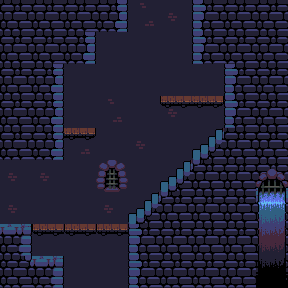

Tiled map render using the project's own tile images. Description and the map definition, with tile-layer contents summarised, below:
An orthogonal 9x9 tile map with 32x32 px tiles, 4 tile layers (Background, Foreground, Sensor, Decoration), 2 tilesets.

<map version="1.0" orientation="orthogonal" renderorder="right-down" width="9" height="9" tilewidth="32" tileheight="32" nextobjectid="1">
 <tileset firstgid="1" name="oppcastle-mod-tiles" tilewidth="32" tileheight="32">
  <image source="oppcastle-mod-tiles.png" width="480" height="352" />
 </tileset>
 <tileset firstgid="166" name="oppcastle-tiles_0" tilewidth="32" tileheight="32">
  <image source="oppcastle-tiles_0.png" width="416" height="352" />
 </tileset>
 <layer name="Background" width="9" height="9">
  <data>[81 cells, 81 non-empty, 4 distinct tile ids]</data>
 </layer>
 <layer name="Foreground" width="9" height="9">
  <data>[81 cells, 54 non-empty, 10 distinct tile ids]</data>
 </layer>
 <layer name="Sensor" width="9" height="9">
  <data>[81 cells, 4 non-empty, 2 distinct tile ids]</data>
 </layer>
 <layer name="Decoration" width="9" height="9">
  <data>[81 cells, 4 non-empty, 4 distinct tile ids]</data>
 </layer>
</map>
